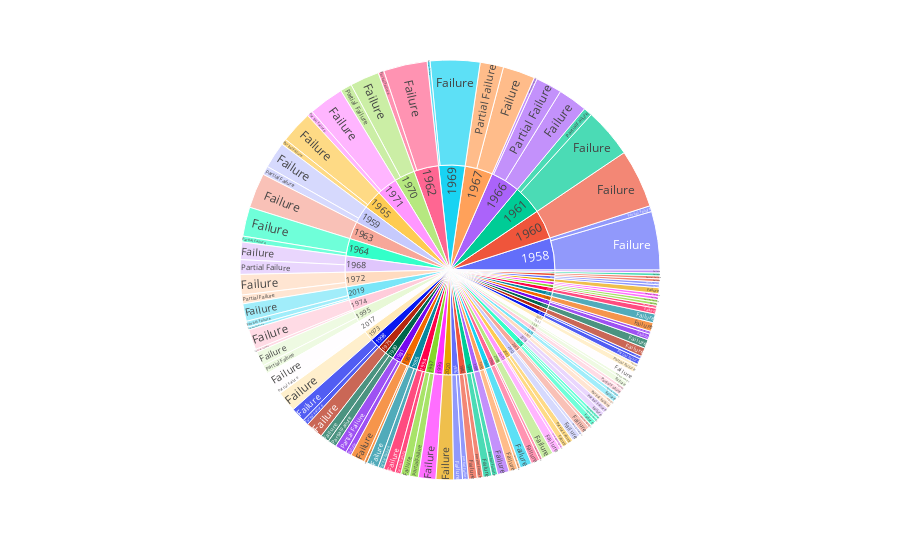

Notebook cell for this chart:
### Code cell
# How to grab the failures by year from above to use as data points for the chart? Rather than mission status I want failures 
yearly_failures = px.data.tips()
fig = px.sunburst(Or_df, path=["year", "Mission_Status"])
fig.show()

### Figure 1 — Plotly figure (JSON) as saved in the notebook; plotly's stock layout.template omitted (floating-point values rounded to 4 significant figures; data arrays with more than 128 entries replaced by an {"elided": "..."} marker saying what was removed)
{"data": [{"branchvalues": "total", "domain": {"x": [0, 1], "y": [0, 1]}, "hovertemplate": "labels=%{label}<br>count=%{value}<br>parent=%{parent}<br>id=%{id}<extra></extra>", "ids": {"elided": "178 str values"}, "labels": {"elided": "178 str values"}, "name": "", "parents": {"elided": "178 str values"}, "type": "sunburst", "values": {"elided": "178 int values"}}], "layout": {"legend": {"tracegroupgap": 0}, "margin": {"t": 60}}}
